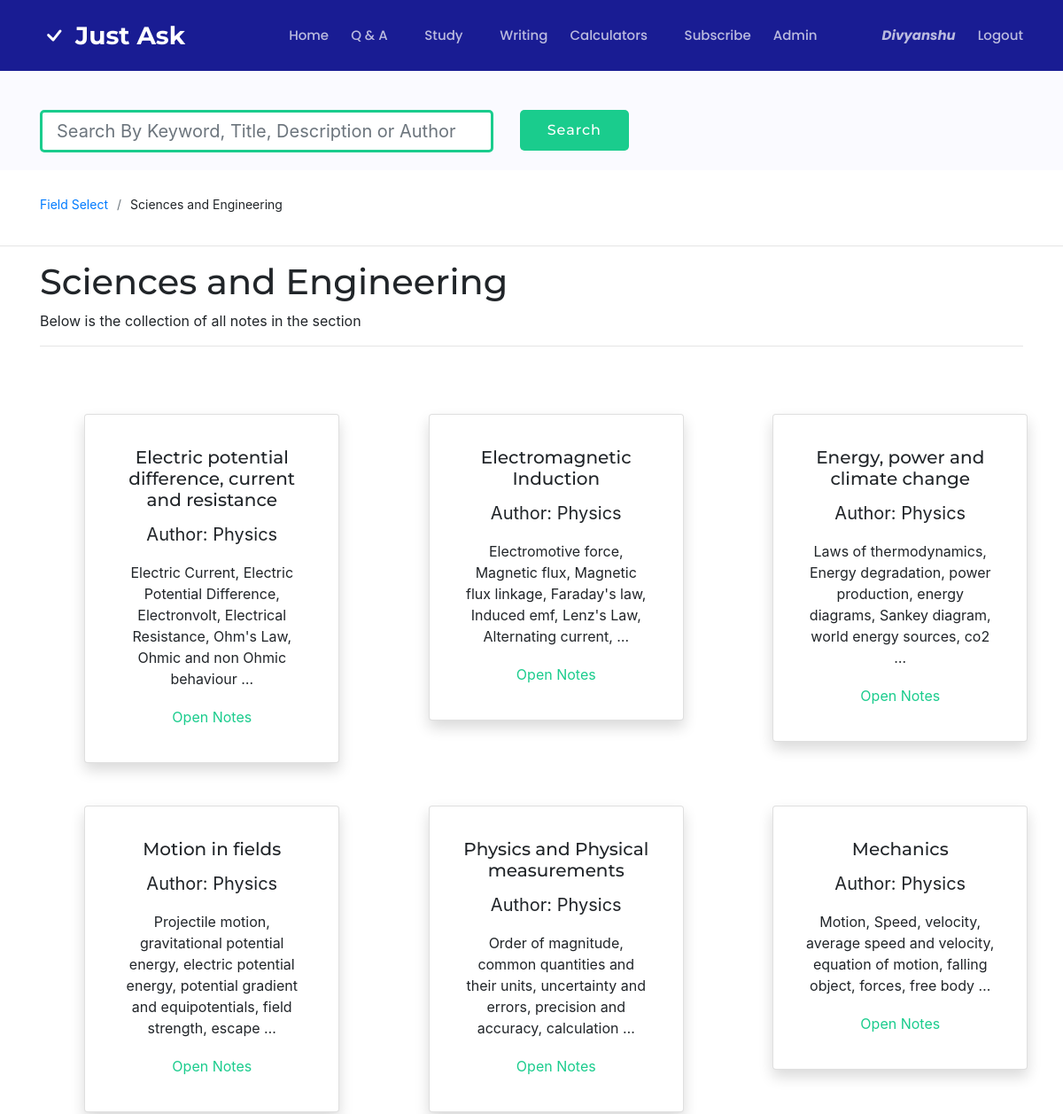
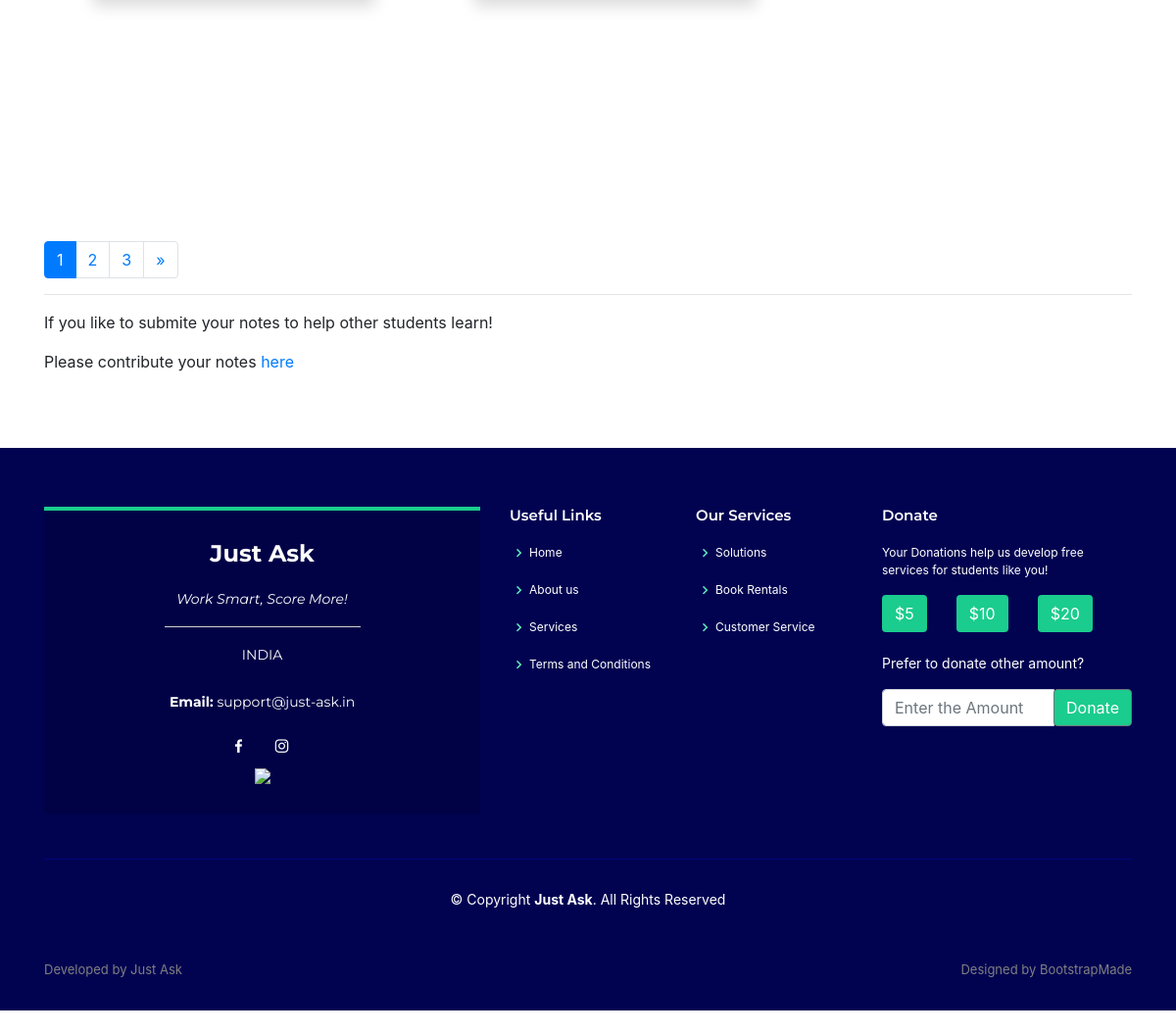
Page /science/ (signed in) on the committed database (2 pictures, top to bottom).
### main/models.py (models this page shows, shortened)
class Note(models.Model):
	OT = 'other'
	CS = 'computer science'
	MATH = 'math'
	PSE = 'science and engineering'
	SS = 'social science and history'
	LANG = 'language'
	BUS = 'business'
	TYPE__OF_COR = [
		(OT, 'OT - other'),
        (CS, 'CS - computer science'),
        (MATH, 'MT - math'),
        (PSE, 'SE - science and engineering'),
        (SS, 'SS - social science and history'),
        (LANG, 'LG - language'),
        (BUS, 'BS - business'),
    ]
	File_name = models.CharField("File Name",max_length=200, default="")
	book_field = models.CharField("Notes Field",max_length=200,choices=TYPE__OF_COR,default=OT)
	File = models.FileField("Notes",upload_to='notes/', default='', max_length=100)
	Auth = models.CharField("Notes Author",max_length=200, default="")
	Description = HTMLField("Body", default='')
	price = models.IntegerField("Price",default=0,blank=True)
	Chapter = models.CharField("Section/Chapter Number",max_length=200, default="",blank=True)
	Email = models.EmailField("Email",max_length=254,default="",blank=True)
	Uploaded = models.BooleanField("Contributed Notes?",default=False)

### main/views.py (the view)
# urls.py: path("science/", views.science, name="science"),
def science(request):
	notes = {}
	nlist = []
	for n in Note.objects.all():
		if n.book_field == 'science and engineering':
			nlist.append(n)
	paginator = Paginator(nlist,6)
	page = request.GET.get('page')
	nlist = paginator.get_page(page)
	notes = {
		'notes':nlist,
		'field':'Sciences and Engineering'
		}
	return render(request,"main/notes.html",notes)

### main/templates/main/notes.html (shortened to what this page needs)
{% extends "main/header.html" %}
{% block content %}
{% load static %}
{% load poll_extras %}
  <main>
    <section id="study" class="breadcrumbs">
      <div class="container">
        <div class="d-flex justify-content-between align-items-center">
           <form action="/notesearch_request" method="get">
            <div class="row">
            <div class="col-12 col-sm-9 col-md-7 col-lg-6">
              <div class="input-group input-group-lg">
              <input type="text" class="form-control mt-4" name="search" id='search' aria-label="Large" placeholder="Search By Keyword, Title, Description or Author" aria-describedby="inputGroup-sizing-sm" style="border-color: #1acc8d; border-width: 3px;width: 900px; border-radius: 5px">
              </div>
            </div>
            <div class="col-12 col-sm-3 col-md-2 col-lg-3">
            <div class="text-center text-lg-left">
                <input class="btn btn-get-started mt-4" type="submit" value="Search" style="border-radius: 5px;">
            </div>
            </div>
            </div>
             </form>
        </div>
      </div>
    </section>
    <section class="breadcrumbs bg-white mb-0 mt-2">
      <div class="container">
        <div class="d-flex align-items-center">
          <ol>
            <li><a href="/notes">Field Select</a></li>
            <li>{{field}}</li>
          </ol>
        </div>
      </div>
    </section>
<hr>
<div class="container">
  <h1>{{field}}</h1>
  <p>Below is the collection of all notes in the section</p>
  <hr>
</div>
    <section class="inner-page mt-0">
      <div class="container mt-0" style="margin-bottom: 200px">
         <div class="row justify-content-center">
            <div class="card-deck justify-content-center">
            {% for n in notes %}
            <div class="col-4 col-sm-7 col-md-7 ml-5 mr-5 col-lg-3">
              <div class="card shadow p-3 mb-5 bg-white rounded" style="width: 18rem;">
                <center>
                   <div class="card-body ">
                  <h5 class="card-title">{{n.File_name}}</h5>
                  <p style="font-size: 20px">Author: {{n.Auth}}</p>
                  <p class="card-text">{{n.Description|truncatewords_html:15|safe}}</p>
                  <form action="/noteview_request" method="get">
                  <input type="submit" value="Open Notes" style="border-color: transparent; background-color: transparent;color: #1acc8d">
                </form>
                </div>
                </center>
              </div>
            </div>
            {% endfor %}
          </div>
          </div>
      </div>
      <div class="container">
        <nav aria-label="Page navigation example">
			  <ul class="pagination">
			    {% for num in notes.paginator.page_range %}
			      {% if notes.number == num %}
			      <li class="page-item active"><a class="page-link" href="?page={{ num }}">{{num}}</a></li>
			      {% elif num > notes.number|add:'-3' and num < notes.number|add:'3' %}
			      <li class="page-item"><a class="page-link" href="?page={{ num }}&search={{field}}">{{num}}</a></li>
			      {% endif %}
			    {% endfor %}
			    {% if notes.has_next == True %}
			    <li class="page-item">
			      <a class="page-link" href="?page={{ notes.next_page_number }}" aria-label="Next">
			        <span aria-hidden="true">&raquo;</span>
			      </a>
			    </li>
			    {% endif %}
			  </ul>
			</nav>
        <hr>
        <p>If you like to submite your notes to help other students learn!</p>
        <p>Please contribute your notes <a href="/contrib">here</a></p>
      </div>
    </section>
  </main>
{% endblock %}

### main/templates/main/header.html (shortened to what this page needs)
<!DOCTYPE html>
<html lang="en">
<head>
  {% load static %}
  <link href="{% static 'assets/vendor/bootstrap/css/bootstrap.min.css'%}" rel="stylesheet">
  <link href="{% static 'assets/vendor/icofont/icofont.min.css'%}" rel="stylesheet">
  <link href="{% static 'assets/vendor/boxicons/css/boxicons.min.css'%}" rel="stylesheet">
  <link href="{% static 'assets/vendor/venobox/venobox.css'%}" rel="stylesheet">
  <link href="{% static 'assets/vendor/remixicon/remixicon.css'%}" rel="stylesheet">
  <link href="{% static 'assets/vendor/owl.carousel/assets/owl.carousel.min.css'%}" rel="stylesheet">
  <link href="{% static 'assets/vendor/aos/aos.css'%}" rel="stylesheet">
  <link href="{% static 'assets/css/style.css'%}" rel="stylesheet">
</head>
<body onContextMenu="return false;" draggable="false">
  <header id="header" class="fixed-top d-flex align-items-center mb-0">
    <div class="container d-flex align-items-center">
      <svg width="2em" height="2em" viewBox="0 0 16 16" class="bi bi-check mr-2" fill="white" xmlns="http://www.w3.org/2000/svg">
        <path fill-rule="evenodd" d="M10.97 4.97a.75.75 0 0 1 1.071 1.05l-3.992 4.99a.75.75 0 0 1-1.08.02L4.324 8.384a.75.75 0 1 1 1.06-1.06l2.094 2.093 3.473-4.425a.236.236 0 0 1 .02-.022z"/>
      </svg>
      <div class="logo mr-auto">
        <h1 class="text-light"><a href="/"><span>Just Ask</span></a></h1>
      </div>
      <nav id="myNav" class="nav-menu d-none d-lg-block" class="noprint">
        <ul>
          <li id="home"><a href="/" >Home</a></li>
          <li class="drop-down" ><a href="/QNA">Q & A</a>
              </li>
          <li  class="drop-down"><a id="study" style="cursor: context-menu;">Study</a>
          </li>
          <li ><a href="/writing" id="writing">Writing</a></li>
          <li class="drop-down"><a style="cursor: context-menu;">Calculators</a>
          </li>
           {% if user.is_staff %}
           <li><a href="/rates" id="subs">Subscribe</a></li>
           <li  class="mr-5"><a href="/justask-admin" target="_blank" id="admin">Admin</a></li>
           {% else %}
           <li><a href="/customer_service" id="support">Support</a></li>
           <li  class="mr-5"><a href="/rates" id="subs">Subscribe</a></li>
           {% endif %}
          {% if user.is_authenticated %}
          <li ><a href="/profile" id="prof" data-container="body" data-placement="buttom" data-toggle="popoverm" data-content="Click here to view profile!"><span style="font-style: italic; font-size: 15px"><strong>{{user.username}}</strong></span>
          </a></li>
          <li><a href="/logout">Logout</a></li>
          {% else %}
            <li><a href="/login">Login</a></li>
            <li><a href="/register">Sign Up</a></li>
          {% endif %}
        </ul>
      </nav>
    </div>
  </header>
  {% block content %}
  {% endblock %}
  <footer id="footer" class="noprint">
    <div class="footer-top">
      <div class="container">
        <div class="row">
          <div class="col-lg-5 col-md-6">
            <div class="footer-info">
              <h3>Just Ask</h3>
              <p class="pb-3"><em>Work Smart, Score More!</em></p>
              <hr style="border-color: lightgrey; width: 200px; margin-top: 0px">
              <p>
                INDIA<br><br>
                <strong>Email:</strong> support@just-ask.in<br>
              </p>
              <div class="social-links mt-3">
                <a href="https://www.facebook.com/Just-Ask-102606151645224/?view_public_for=102606151645224" class="facebook" target="_blank"><i class="bx bxl-facebook"></i></a>
                <a href="https://www.instagram.com/just_ask_in/" class="instagram" target="_blank"><i class="bx bxl-instagram"></i></a>
              </div>
              <div>
                <img src="https://img.icons8.com/cute-clipart/512/000000/india.png" width="80" />
              </div>
            </div>
          </div>
          <div class="col-lg-2 col-md-6 footer-links">
            <h4 style="font-size: 15px">Useful Links</h4>
            <ul style="font-size: 12px">
              <li><i class="bx bx-chevron-right"></i> <a href="/">Home</a></li>
              <li><i class="bx bx-chevron-right"></i> <a href="/">About us</a></li>
              <li><i class="bx bx-chevron-right"></i> <a href="/rates">Services</a></li>
              <li><i class="bx bx-chevron-right"></i> <a href="/terms">Terms and Conditions</a></li>
            </ul>
          </div>
          <div class="col-lg-2 col-md-6 footer-links">
            <h4 style="font-size: 15px">Our Services</h4>
            <ul style="font-size: 12px">
              <li><i class="bx bx-chevron-right"></i> <a href="/solution">Solutions</a></li>
              <li><i class="bx bx-chevron-right"></i> <a href="/books">Book Rentals</a></li>
              <li><i class="bx bx-chevron-right"></i> <a href="/customer_service">Customer Service</a></li>
            </ul>
          </div>
          <div class="col-lg-3 col-md-6 footer-links">
            <h4 style="font-size: 15px">Donate</h4>
            <p style="font-size: 12px">Your Donations help us develop free services for students like you!</p>
            <div class="row">
              <div class="col-auto">
                <a href="" data-toggle="modal" data-target="#pay3"><button type="button" onclick="Amount1()" class="btn " style="background-color: #1acc8d; color: white">$5</button></a>
              </div>
               <div class="col-auto">
                <a href="" data-toggle="modal" data-target="#pay3"><button type="button" onclick="Amount2()" class="btn " style="background-color: #1acc8d; color: white">$10</button></a>
              </div>
               <div class="col-auto">
                <a href="" data-toggle="modal" data-target="#pay3"><button type="button" onclick="Amount3()" class="btn " style="background-color: #1acc8d; color: white">$20</button></a>
              </div>
            </div>
            <br>
            <p>Prefer to donate other amount?</p>
            <div class="input-group mb-1 mt-3">
              <input type="text" id='donate' class="form-control" placeholder="Enter the Amount" aria-label="Enter the amount" aria-describedby="basic-addon2">
              <div class="input-group-append">
                <a href="" data-toggle="modal" data-target="#pay3"><button class="btn btn-outline-secondary" onclick="customAmount()" type="button" style="background-color: #1acc8d;color: white">Donate</button></a>
              </div>
            </div>
          </div>
        </div>
      </div>
    </div>
    <div class="container">
      <div class="copyright">
        &copy; Copyright <strong><span>Just Ask</span></strong>. All Rights Reserved
      </div>
      <br>
      <br>
      <div class="credits">
        <p class="float-left"  style="color: grey">Developed by Just Ask</p>
        <p class="float-right" style="color: grey">Designed by <a  style="color: grey" href="https://bootstrapmade.com/" target="_blank">BootstrapMade</a></p>
      </div>
    </div>
    <br>
  </footer>
  	 {% if user.is_authenticated %}
  <a data-aos="fade-left" data-aos-delay="500" href="/logout" class="back-to-top-2" style="bottom: 163px"><i class="icofont-sign-out" data-toggle="tooltip" data-placement="left" title="Sign Out"></i></a>
  {% else %}
  <a data-aos="fade-left" data-aos-delay="500" href="/login" class="back-to-top-2" style="bottom: 163px"><i class="icofont-sign-in" data-toggle="tooltip" data-placement="left" title="Sign In"></i></a>
  {% endif %}
    <a data-aos="fade-left" data-toggle="modal" data-target="#feedbackModal" class="back-to-top-2" style="bottom: 463px; cursor: pointer;"><i class="icofont-heart-alt" data-toggle="tooltip" data-placement="left" title="Give Feedback!"></i></a>
  <a data-aos="fade-left" href="/question_p" class="back-to-top-2" style="bottom: 413px"><i class="icofont-plus" data-toggle="tooltip" data-placement="left" title="Ask Question"></i></a>
  <a data-aos="fade-left" data-aos-delay="100" href="/notes" class="back-to-top-2" style="bottom: 363px"><i class="icofont-book" data-toggle="tooltip" data-placement="left" title="E-Notes"></i></a>
   <a data-aos="fade-left" data-aos-delay="200" href="/QNA" class="back-to-top-2" style="bottom: 313px"><i class="icofont-question" data-toggle="tooltip" data-placement="left" title="Expert Q&A"></i></a>
  <a data-aos="fade-left" data-aos-delay="300" href="/writing" class="back-to-top-2" style="bottom: 263px"><i class="icofont-check" data-toggle="tooltip" data-placement="left" title="Grammar Check"></i></a>
  {% if user.is_authenticated %}
  <a data-aos="fade-left" data-aos-delay="400" onclick="myFunction()"  class="back-to-top-2" style="bottom: 213px"><i class="icofont-music" id="music" data-toggle="tooltip" data-placement="left" title="Music"></i></a>
  {% endif %}
</body>
</html>

### rows in the picture
Note: File_name "Electric potential difference, current and resistance", Auth "Physics", Description "Electric Current, Electric Potential Difference, Electronvolt, Electrical Resistance, Ohm's Law, Ohmic and non Ohmic behaviour …"
Note: File_name "Electromagnetic Induction", Auth "Physics", Description "Electromotive force, Magnetic flux, Magnetic flux linkage, Faraday's law, Induced emf, Lenz's Law, Alternating current, …"
Note: File_name "Energy, power and climate change", Auth "Physics", Description "Laws of thermodynamics, Energy degradation, power production, energy diagrams, Sankey diagram, world energy sources, co2 …"
Note: File_name "Motion in fields", Auth "Physics", Description "Projectile motion, gravitational potential energy, electric potential energy, potential gradient and equipotentials, field strength, escape …"
Note: File_name "Physics and Physical measurements", Auth "Physics", Description "Order of magnitude, common quantities and their units, uncertainty and errors, precision and accuracy, calculation …"
Note: File_name "Mechanics", Auth "Physics", Description "Motion, Speed, velocity, average speed and velocity, equation of motion, falling object, forces, free body …"

### other values in the picture
{{ user.username }} "Divyanshu"
{{ field }} "Sciences and Engineering"
{{ num }} "1"
{{ num }} "2" "3"
